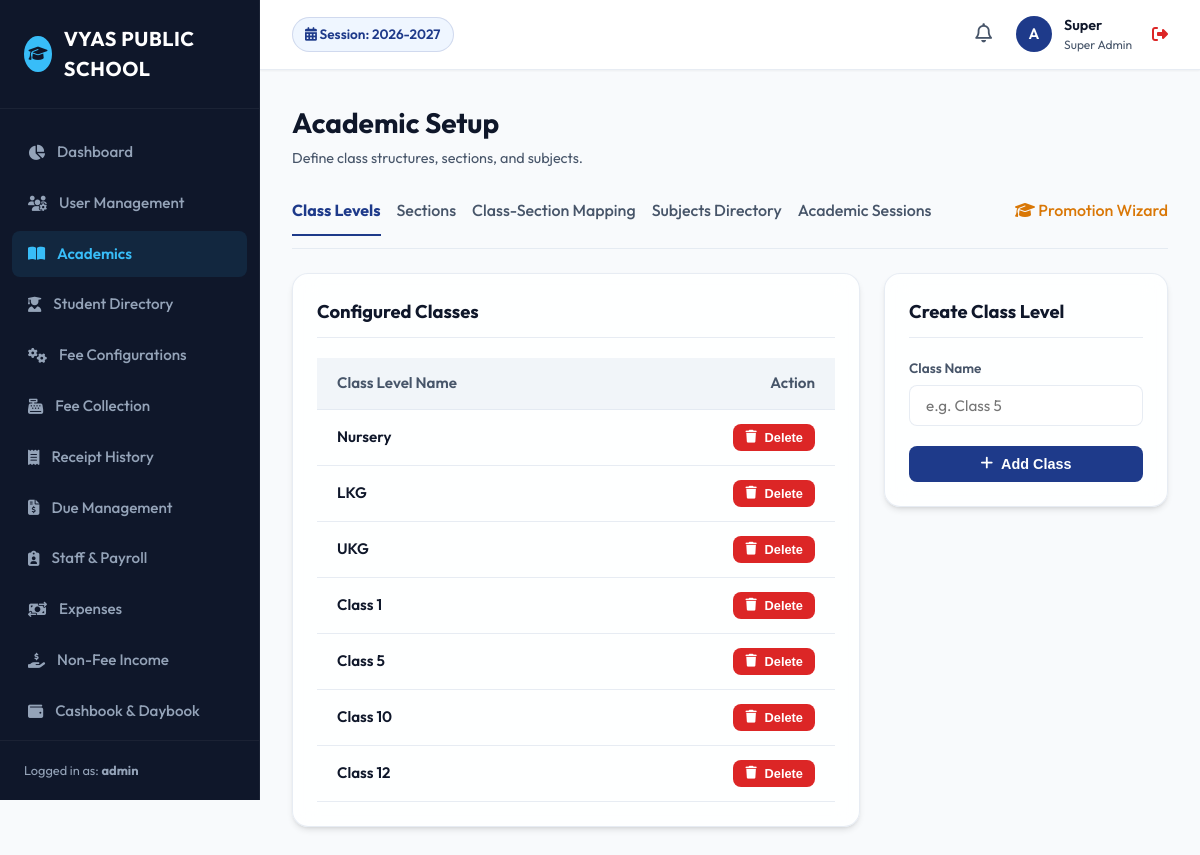
Screenshot of /academics/classes/ (signed in) with the database file from the repository.
### users/models.py (models this page shows, shortened)
class User(AbstractUser, SoftDeleteModel):
    SUPER_ADMIN = 'SUPER_ADMIN'
    SCHOOL_ADMIN = 'SCHOOL_ADMIN'
    ACCOUNTANT = 'ACCOUNTANT'
    PRINCIPAL = 'PRINCIPAL'
    TEACHER = 'TEACHER'
    RECEPTIONIST = 'RECEPTIONIST'
    ROLE_CHOICES = [
        (SUPER_ADMIN, 'Super Admin'),
        (SCHOOL_ADMIN, 'School Admin'),
        (ACCOUNTANT, 'Accountant'),
        (PRINCIPAL, 'Principal'),
        (TEACHER, 'Teacher'),
        (RECEPTIONIST, 'Receptionist'),
    ]
    role = models.CharField(max_length=20, choices=ROLE_CHOICES, default=SCHOOL_ADMIN)
    mobile = models.CharField(max_length=15, blank=True, null=True)
    objects = SoftDeleteUserManager()
    def is_school_admin(self):
        return self.role in [self.SUPER_ADMIN, self.SCHOOL_ADMIN]
    def is_accountant(self):
        return self.role in [self.SUPER_ADMIN, self.ACCOUNTANT]

### academics/models.py (models this page shows, shortened)
class AcademicSession(SoftDeleteModel):
    name = models.CharField(max_length=20, unique=True, help_text="e.g. 2026-2027")
    start_date = models.DateField()
    end_date = models.DateField()
    is_active = models.BooleanField(default=False)
    class Meta:
        ordering = ['-start_date']

class ClassLevel(SoftDeleteModel):
    name = models.CharField(max_length=50, unique=True, help_text="e.g. Class 1, LKG, Nursery")
    class Meta:
        ordering = ['id'] # Order by creation or ID to maintain logical order Nursery -> Class 12

### academics/views.py (the view)
# urls.py: path('classes/', views.class_list, name='class_list'),
@login_required
@principal_only
def class_list(request):
    classes = ClassLevel.objects.all()
    if request.method == 'POST':
        form = ClassLevelForm(request.POST)
        if form.is_valid():
            cls = form.save()
            log_activity(request.user, "CREATE_CLASS", {"class": cls.name})
            messages.success(request, f"Class {cls.name} created successfully.")
            return redirect('class_list')
    else:
        form = ClassLevelForm()
    return render(request, 'academics/class_list.html', {'classes': classes, 'form': form})

### academics/forms.py
class ClassLevelForm(forms.ModelForm):
    class Meta:
        model = ClassLevel
        fields = ['name']
        widgets = {
            'name': forms.TextInput(attrs={'class': 'form-control', 'placeholder': 'e.g. Class 5'}),
        }

### academics/context_processors.py (called while the page is built)
def academic_session_processor(request):
    try:
        active_session = AcademicSession.objects.get(is_active=True)
    except AcademicSession.DoesNotExist:
        active_session = AcademicSession.objects.order_by('-start_date').first()
    except AcademicSession.MultipleObjectsReturned:
        active_session = AcademicSession.objects.filter(is_active=True).first()
    return {
        'ACTIVE_SESSION': active_session,
        'ALL_SESSIONS': AcademicSession.objects.all()
    }

### core/models.py (called while the page is built)
    def get_queryset(self):
        return SoftDeleteQuerySet(self.model, using=self._db).filter(is_deleted=False)

### users/models.py (called while the page is built)
    def get_queryset(self):
        return SoftDeleteQuerySet(self.model, using=self._db).filter(is_deleted=False)

### templates/academics/class_list.html (shortened to what this page needs)
{% extends 'base.html' %}
{% block content %}
<div class="page-header">
    <div class="page-title">
        <h1>Academic Setup</h1>
        <p>Define class structures, sections, and subjects.</p>
    </div>
</div>
<div style="display: flex; gap: 16px; margin-bottom: 24px; border-bottom: 1px solid var(--border-color); padding-bottom: 12px;">
    <a href="{% url 'class_list' %}" style="font-weight: 700; color: var(--primary); border-bottom: 2px solid var(--primary); padding-bottom: 12px;">Class Levels</a>
    <a href="{% url 'section_list' %}" style="font-weight: 500; color: var(--text-secondary); padding-bottom: 12px;">Sections</a>
    <a href="{% url 'class_section_list' %}" style="font-weight: 500; color: var(--text-secondary); padding-bottom: 12px;">Class-Section Mapping</a>
    <a href="{% url 'subject_list' %}" style="font-weight: 500; color: var(--text-secondary); padding-bottom: 12px;">Subjects Directory</a>
    <a href="{% url 'session_list' %}" style="font-weight: 500; color: var(--text-secondary); padding-bottom: 12px;">Academic Sessions</a>
    <a href="{% url 'promotion_wizard' %}" style="font-weight: 500; color: var(--text-secondary); padding-bottom: 12px; margin-left: auto; color: var(--accent);"><i class="fa-solid fa-graduation-cap"></i> Promotion Wizard</a>
</div>
<div style="display: grid; grid-template-columns: 2fr 1fr; gap: 24px;">
    <div class="glass-panel">
        <div class="panel-header">
            <h2>Configured Classes</h2>
        </div>
        <div class="table-responsive">
            <table class="custom-table">
                <thead>
                    <tr>
                        <th>Class Level Name</th>
                        <th style="text-align: right;">Action</th>
                    </tr>
                </thead>
                <tbody>
                    {% for c in classes %}
                    <tr>
                        <td style="font-weight: 600;">{{ c.name }}</td>
                        <td style="text-align: right;">
                            <form method="POST" action="{% url 'class_delete' c.pk %}" style="display: inline;" onsubmit="return confirm('Soft-deleting a class level removes it from selection but keeps existing enrollments. Confirm?');">
                                <button type="submit" class="btn btn-danger btn-sm">
                                    <i class="fa-solid fa-trash"></i> Delete
                                </button>
                            </form>
                        </td>
                    </tr>
                    {% empty %}
                    <tr>
                        <td colspan="2" style="text-align: center; color: var(--text-secondary); padding: 20px;">No class levels configured yet.</td>
                    </tr>
                    {% endfor %}
                </tbody>
            </table>
        </div>
    </div>
    <div>
        <div class="glass-panel">
            <div class="panel-header">
                <h2>Create Class Level</h2>
            </div>
            <form method="POST">
                <div class="form-group">
                    <label for="{{ form.name.id_for_label }}">Class Name</label>
                    {{ form.name }}
                </div>
                <button type="submit" class="btn btn-primary" style="width: 100%; justify-content: center;">
                    <i class="fa-solid fa-plus"></i> Add Class
                </button>
            </form>
        </div>
    </div>
</div>
{% endblock %}

### templates/base.html (shortened to what this page needs)
{% load static %}
<!DOCTYPE html>
<html lang="en">
<head>
    <link rel="stylesheet" href="https://cdnjs.cloudflare.com/ajax/libs/font-awesome/6.4.0/css/all.min.css">
    <link rel="stylesheet" href="{% static 'css/styles.css' %}">
</head>
<body>
    <div class="app-container">
        <aside class="sidebar">
            <div class="sidebar-header">
                <div class="user-avatar" style="background-color: var(--sidebar-active); color: var(--sidebar-bg);">
                    <i class="fa-solid fa-graduation-cap"></i>
                </div>
                <div class="sidebar-logo">VYAS PUBLIC SCHOOL</div>
            </div>
            <ul class="sidebar-menu">
                <li class="menu-item {% if request.resolver_match.url_name == 'dashboard' %}active{% endif %}">
                    <a href="{% url 'dashboard' %}">
                        <i class="fa-solid fa-chart-pie"></i>
                        <span>Dashboard</span>
                    </a>
                </li>
                {% if request.user.is_school_admin %}
                <li class="menu-item {% if 'user' in request.path %}active{% endif %}">
                    <a href="{% url 'user_list' %}">
                        <i class="fa-solid fa-users-gear"></i>
                        <span>User Management</span>
                    </a>
                </li>
                {% endif %}
                {% if request.user.role == 'SUPER_ADMIN' or request.user.role == 'SCHOOL_ADMIN' or request.user.role == 'PRINCIPAL' or request.user.role == 'TEACHER' %}
                <li class="menu-item {% if 'academics' in request.path %}active{% endif %}">
                    <a href="{% url 'class_list' %}">
                        <i class="fa-solid fa-book-open"></i>
                        <span>Academics</span>
                    </a>
                </li>
                {% endif %}
                <li class="menu-item {% if 'students' in request.path %}active{% endif %}">
                    <a href="{% url 'student_list' %}">
                        <i class="fa-solid fa-user-graduate"></i>
                        <span>Student Directory</span>
                    </a>
                </li>
                {% if request.user.is_accountant or request.user.is_school_admin %}
                <li class="menu-item {% if 'fees' in request.path and 'collect' not in request.path and 'receipts' not in request.path and 'dues' not in request.path %}active{% endif %}">
                    <a href="{% url 'fee_type_list' %}">
                        <i class="fa-solid fa-gears"></i>
                        <span>Fee Configurations</span>
                    </a>
                </li>
                <li class="menu-item {% if 'fees/collect' in request.path %}active{% endif %}">
                    <a href="{% url 'fee_collection_dashboard' %}">
                        <i class="fa-solid fa-cash-register"></i>
                        <span>Fee Collection</span>
                    </a>
                </li>
                <li class="menu-item {% if 'fees/receipts' in request.path %}active{% endif %}">
                    <a href="{% url 'receipt_history' %}">
                        <i class="fa-solid fa-receipt"></i>
                        <span>Receipt History</span>
                    </a>
                </li>
                <li class="menu-item {% if 'fees/dues' in request.path %}active{% endif %}">
                    <a href="{% url 'due_report' %}">
                        <i class="fa-solid fa-file-invoice-dollar"></i>
                        <span>Due Management</span>
                    </a>
                </li>
                {% endif %}
                {% if request.user.role == 'SUPER_ADMIN' or request.user.role == 'SCHOOL_ADMIN' or request.user.role == 'PRINCIPAL' or request.user.is_accountant %}
                <li class="menu-item {% if 'staff' in request.path or 'salar' in request.path %}active{% endif %}">
                    <a href="{% url 'staff_list' %}">
                        <i class="fa-solid fa-clipboard-user"></i>
                        <span>Staff & Payroll</span>
                    </a>
                </li>
                {% endif %}
                {% if request.user.is_accountant or request.user.is_school_admin %}
                <li class="menu-item {% if 'finance/expense' in request.path %}active{% endif %}">
                    <a href="{% url 'expense_list' %}">
                        <i class="fa-solid fa-money-bill-transfer"></i>
                        <span>Expenses</span>
                    </a>
                </li>
                <li class="menu-item {% if 'finance/income' in request.path %}active{% endif %}">
                    <a href="{% url 'income_list' %}">
                        <i class="fa-solid fa-hand-holding-dollar"></i>
                        <span>Non-Fee Income</span>
                    </a>
                </li>
                <li class="menu-item {% if 'daybook' in request.path or 'cashbook' in request.path %}active{% endif %}">
                    <a href="{% url 'daybook' %}">
                        <i class="fa-solid fa-wallet"></i>
                        <span>Cashbook & Daybook</span>
                    </a>
                </li>
                {% endif %}
                <li class="menu-item {% if 'reports' in request.path %}active{% endif %}">
                    <a href="{% url 'reports_dashboard' %}">
                    </a>
                </li>
            </ul>
            <div class="sidebar-footer">
                Logged in as: <strong>{{ request.user.username }}</strong>
            </div>
        </aside>
        <main class="main-wrapper">
            <header class="main-header">
                <div class="header-left">
                    <div class="session-indicator">
                        <i class="fa-solid fa-calendar-days"></i>
                        Session: {{ ACTIVE_SESSION.name|default:"None Configured" }}
                    </div>
                </div>
                <div class="header-right">
                    <div class="notification-bell">
                        <i class="fa-regular fa-bell" style="font-size: 1.2rem; cursor: pointer; color: var(--text-secondary);"></i>
                    </div>
                    <div class="user-profile" onclick="location.href='{% url 'logout' %}'" title="Click to Logout">
                        <div class="user-avatar">
                            {{ request.user.username|slice:":1"|upper }}
                        </div>
                        <div class="user-info">
                            <div class="user-name">{{ request.user.first_name|default:request.user.username }}</div>
                            <div class="user-role">{{ request.user.get_role_display }}</div>
                        </div>
                        <i class="fa-solid fa-right-from-bracket" style="color: var(--danger); margin-left: 8px;"></i>
                    </div>
                </div>
            </header>
            <div class="content-body">
                {% block content %}{% endblock %}
            </div>
        </main>
    </div>
</body>
</html>

### rows the page displays
User: user.username "admin", user.username "A", user.first_name "Super", user.role "Super Admin"
AcademicSession: name "2026-2027"
ClassLevel: name "Nursery"
ClassLevel: name "LKG"
ClassLevel: name "UKG"
ClassLevel: name "Class 1"
ClassLevel: name "Class 5"
ClassLevel: name "Class 10"
ClassLevel: name "Class 12"
